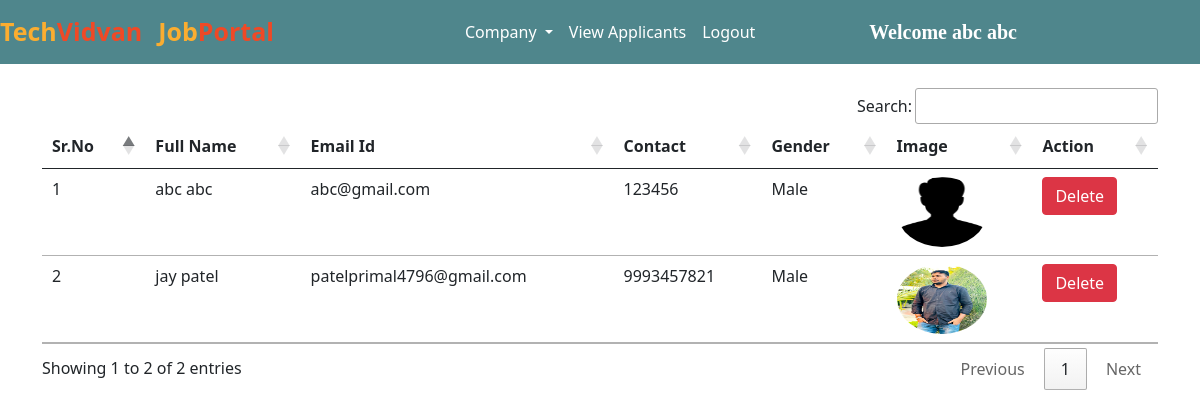
The app's page /view_applicants/ (signed in) with its own data.
### jobs/models.py (models this page shows, shortened)
class Applicant(models.Model):
    user = models.ForeignKey(User, on_delete=models.CASCADE)
    phone = models.CharField(max_length=10)
    image = models.ImageField(upload_to="")
    gender = models.CharField(max_length=10)
    type = models.CharField(max_length=15)

### jobs/views.py (the view)
# urls.py: path("view_applicants/", views.view_applicants, name="view_applicants"),
def view_applicants(request):
    if not request.user.is_authenticated:
        return redirect("/admin_login")
    applicants = Applicant.objects.all()
    return render(request, "view_applicants.html", {'applicants':applicants})

### jobs/templates/view_applicants.html (shortened to what this page needs)
{% extends 'admin_navbar.html' %}
{% block view_applicants %} active {% endblock %}
{% block body %}
<div class="container mt-4">
<table class="table table-hover" id="example">
    <thead>
        <tr>
            <th>Sr.No</th>
            <th>Full Name</th>
            <th>Email Id</th>
            <th>Contact</th>
            <th>Gender</th>
            <th>Image</th>
            <th>Action</th>
        </tr>
    </thead>
    <tbody>
        {% for applicant in applicants %}
        <tr>
            <td>{{forloop.counter}}</td>
            <td>{{applicant.user.get_full_name}}</td>
            <td>{{applicant.user.email}}</td>
            <td>{{applicant.phone}}</td>
            <td>{{applicant.gender}}</td>
            <td><img src="{{applicant.image.url}}" class="rounded-circle" width="90px" height="70px"></td>
            <td><a href="/delete_user/{{applicant.user.id}}/" class="btn btn-danger" onclick="return confirm('Are you sure you want to delete this applicant?')">Delete</a></td>
        </tr>
        {% endfor %}
    </tbody>
</table>
</div>
{% endblock %}

### jobs/templates/admin_navbar.html (shortened to what this page needs)
<!doctype html>
<html lang="en">
<head>
  <link href="https://cdn.jsdelivr.net/npm/bootstrap@5.0.2/dist/css/bootstrap.min.css" rel="stylesheet"
>
  <link rel="stylesheet" href="https://cdn.datatables.net/1.10.25/css/jquery.dataTables.min.css">
  <link rel="stylesheet" href="https://cdn.datatables.net/buttons/1.7.1/css/buttons.dataTables.min.css">
</head>
<body>
  <nav class="navbar navbar-expand-lg navbar-dark">
      <a class="navbar-brand" href="/"><span class="head1">Tech</span><span class="head2">Vidvan</span></a>
      <a class="navbar-brand" href="#"><span class="head1">Job</span><span class="head2">Portal</span></a>
      <div class="container w-50">
      <div class="collapse navbar-collapse" id="navbarSupportedContent">
        <ul class="navbar-nav me-auto mb-2 mb-lg-0">
          <div class="collapse navbar-collapse" id="navbarNavDarkDropdown">
            <ul class="navbar-nav">
              <li class="nav-item dropdown">
                <a class="nav-link active dropdown-toggle" href="#" id="navbarDarkDropdownMenuLink" role="button" data-bs-toggle="dropdown" aria-expanded="false">
                  Company
                </a>
              </li>
            </ul>
          </div>
          <li class="nav-item">
            <a class="nav-link {% block view_applicants %} {% endblock %}" href="/view_applicants/">View Applicants</a>
          </li>
          <li class="nav-item">
            <a class="nav-link active" href="/logout/">Logout</a>
          </li>
        </ul>
        <a class="navbar-brand" style="font-weight: bold; font-family: 'Times New Roman', Times, serif;" href="#">Welcome {{request.user.get_full_name}}</a>
      </div>
      </div>
  </nav>
  {% block body %}
  {% endblock %}
</body>
</html>

### jobs/templates/admin_navbar.html (style rules this page uses)
.navbar { background-color: #4f868c; }
.head1 { color: #FBAD30; font-size: 25px; font-weight: bold; height: 50px; }
.head2 { color: #EF4926; font-size: 25px; font-weight: bold; }

### records on screen
Applicant: user.get_full_name "abc abc", user.email "abc@gmail.com", phone "123456", gender "Male", image (picture)
Applicant: user.get_full_name "jay patel", user.email "patelprimal4796@gmail.com", phone "9993457821", gender "Male", image (picture)

### other values on screen
{{ request.user.get_full_name }} "abc abc"
